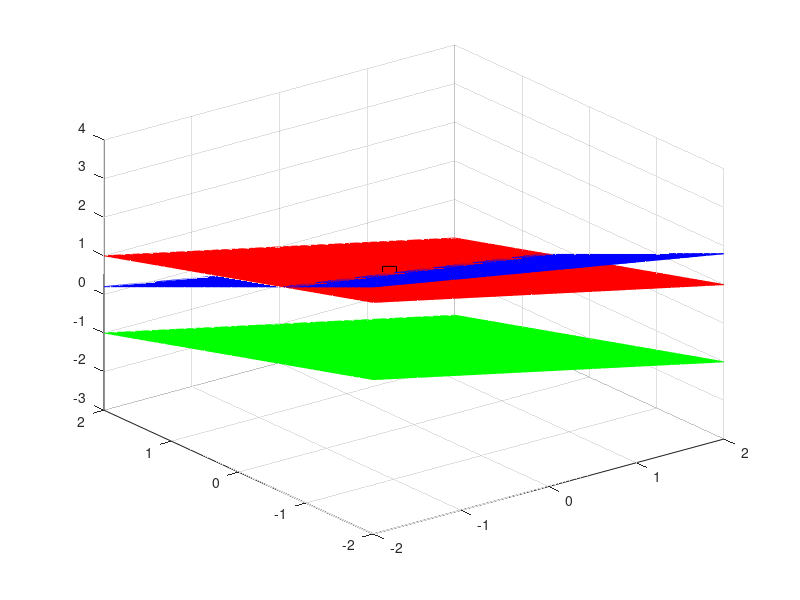

Source code (MATLAB):
clear
clc
close all

A = [1 1 2;-2 -2 -4;2 4 5];
B = [2;4;5];

%%% A*v = B -> v = [x;y;z]

det(A) %%solution exists

rref([A B])

x = -2:0.1:2;
y = -2:0.1:2;

[x,y] = meshgrid(x,y);

z1 = (2-x-y)/2;
z2 = (4+2*x+2*y)/(-4);
z3 = (5-2*x-4*y)/5;

figure()

mesh(x,y,z1,'FaceColor','r','EdgeColor','r')
hold on
mesh(x,y,z2,'FaceColor','g','EdgeColor','g')
mesh(x,y,z3,'FaceColor','b','EdgeColor','b')
plot3(-0.375,-0.125,1.25,'ks','MarkerSize',10)
